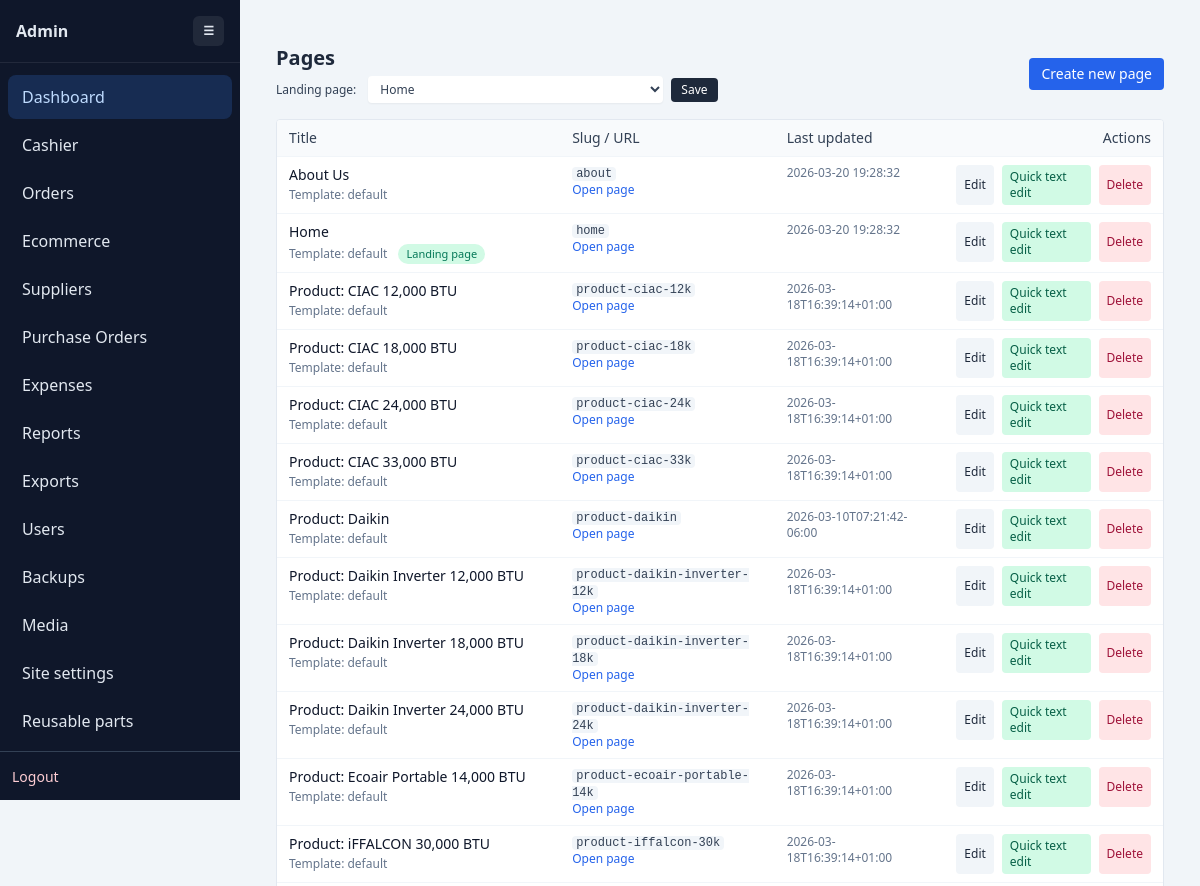
Before: /admin.php (signed in, upper part) with the older database file.
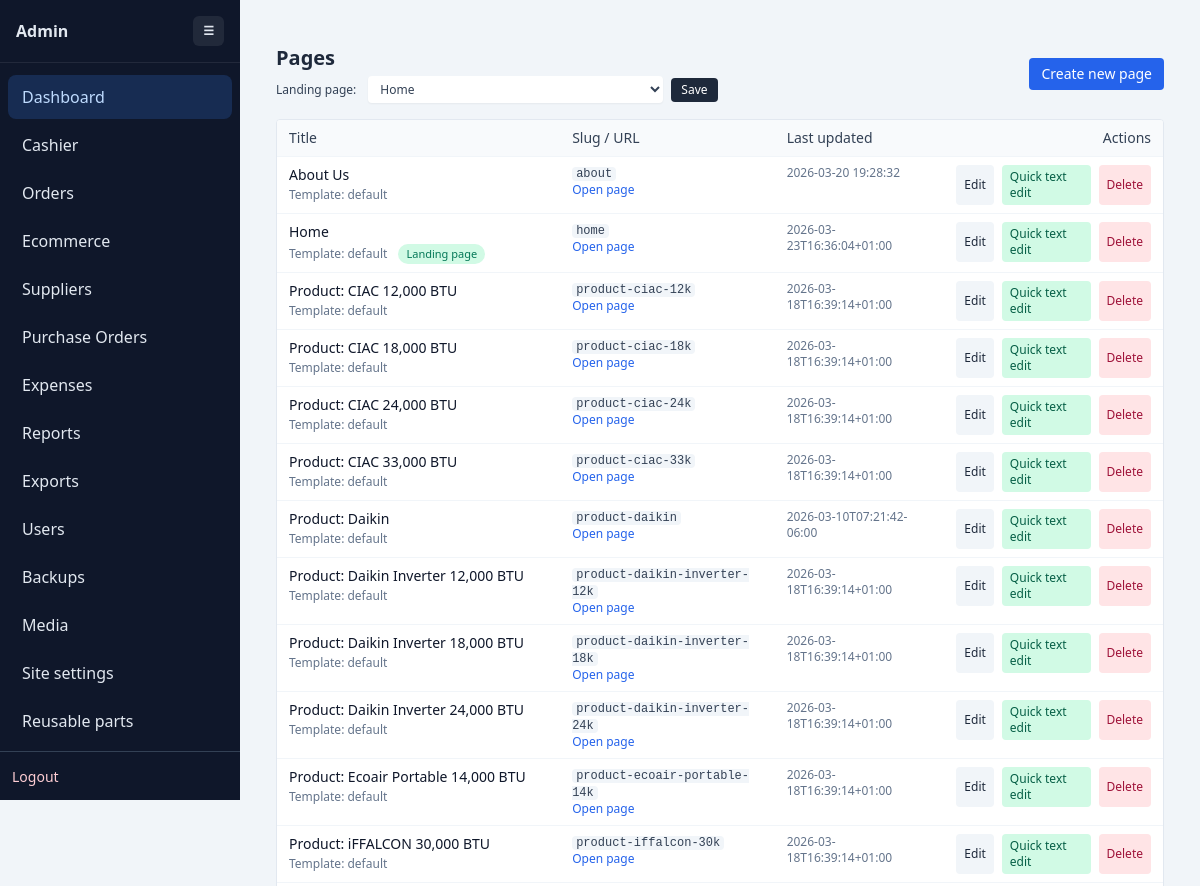
After: the same page with the newer database file.
### tables this page shows
CREATE TABLE settings (
        name TEXT PRIMARY KEY,
        value TEXT NOT NULL
    );

CREATE TABLE pages (
        id TEXT PRIMARY KEY,
        title TEXT NOT NULL,
        slug TEXT NOT NULL UNIQUE,
        content TEXT NOT NULL,
        updated_at TEXT,
        template TEXT NOT NULL DEFAULT "default"
    , page_css TEXT, full_width INTEGER NOT NULL DEFAULT 0, show_title INTEGER NOT NULL DEFAULT 1, show_meta INTEGER NOT NULL DEFAULT 1);

### config.php (called while the page is built, shortened)
<?php
function get_db(): PDO
{
    static $db = null;
    if ($db instanceof PDO) {
        return $db;
    }
    try {
        $db = new PDO('sqlite:' . DB_FILE);
        $db->setAttribute(PDO::ATTR_ERRMODE, PDO::ERRMODE_EXCEPTION);
        $db->setAttribute(PDO::ATTR_DEFAULT_FETCH_MODE, PDO::FETCH_ASSOC);
    } catch (PDOException $e) {
        die('Database connection failed: ' . htmlspecialchars($e->getMessage(), ENT_QUOTES, 'UTF-8'));
    }
    return $db;
}
function load_pages(): array
{
    $db = get_db();
    $stmt = $db->query('SELECT id, title, slug, content, updated_at, template, page_css, full_width, show_title, show_meta FROM pages ORDER BY title COLLATE NOCASE');
    $rows = $stmt->fetchAll();
    if (is_array($rows) && count($rows) > 0) {
        return $rows;
    }
    return [];
}
function get_setting(string $name, ?string $default = null): ?string
{
    $db = get_db();
    $stmt = $db->prepare('SELECT value FROM settings WHERE name = :name LIMIT 1');
    $stmt->execute([':name' => $name]);
    $row = $stmt->fetch(PDO::FETCH_ASSOC);
    if ($row && array_key_exists('value', $row)) {
        return $row['value'];
    }
    return $default;
}

### admin.php (the view, shortened to what this page needs)
<?php
require __DIR__ . '/admin_nav.php';
$pages = load_pages();
$home_page_id = get_setting('home_page_id');
$action = $_GET['action'] ?? 'list';
?>
<!DOCTYPE html>
<html lang="en">
<head>
    <script src="https://cdn.tailwindcss.com"></script>
</head>
<body class="bg-slate-100 min-h-screen">
<?php render_admin_sidebar('dashboard'); ?>
<main class="w-full mx-auto px-4 py-6 max-w-none">
    <?php if ($action === 'list'): ?>
        <div class="flex flex-col gap-2 mb-4 sm:flex-row sm:items-center sm:justify-between">
            <div>
                <h2 class="text-xl font-semibold text-slate-800">Pages</h2>
                <?php if (!empty($pages)): ?>
                    <form method="post" action="admin.php" class="mt-1 flex flex-wrap items-center gap-2 text-xs text-slate-700">
                        <label for="home_page_id" class="mr-1">Landing page:</label>
                        <select id="home_page_id" name="home_page_id" class="rounded border-slate-300 bg-white px-2 py-1 text-xs shadow-sm focus:border-blue-500 focus:ring-blue-500">
                            <?php foreach ($pages as $page_option): ?>
                                <option value="<?php echo htmlspecialchars($page_option['id'], ENT_QUOTES, 'UTF-8'); ?>"
                                    <?php if ($home_page_id === $page_option['id']) echo 'selected'; ?>>
                                    <?php echo htmlspecialchars($page_option['title'], ENT_QUOTES, 'UTF-8'); ?>
                                </option>
                            <?php endforeach; ?>
                        </select>
                        <button type="submit" class="inline-flex items-center rounded bg-slate-800 px-2.5 py-1 text-xs font-medium text-white hover:bg-slate-700">Save</button>
                    </form>
                <?php endif; ?>
            </div>
            <a href="admin.php?action=edit" class="inline-flex items-center px-3 py-1.5 rounded bg-blue-600 hover:bg-blue-700 text-white text-sm">Create new page</a>
        </div>
        <?php if (empty($pages)): ?>
            <p class="text-slate-600 bg-white border rounded px-4 py-3">No pages yet. <a href="admin.php?action=edit" class="text-blue-600 underline">Create your first page</a>.</p>
        <?php else: ?>
            <div class="overflow-hidden rounded border border-slate-200 bg-white">
            <table class="min-w-full text-sm">
                <thead>
                <tr class="bg-slate-50 text-left text-slate-700">
                    <th class="px-3 py-2 font-medium">Title</th>
                    <th class="px-3 py-2 font-medium">Slug / URL</th>
                    <th class="px-3 py-2 font-medium">Last updated</th>
                    <th class="px-3 py-2 font-medium text-right">Actions</th>
                </tr>
                </thead>
                <tbody>
                <?php foreach ($pages as $page): ?>
                    <tr class="border-t border-slate-100">
                        <td class="px-3 py-2 align-top">
                            <div class="font-medium text-slate-900"><?php echo htmlspecialchars($page['title'], ENT_QUOTES, 'UTF-8'); ?></div>
                            <div class="mt-0.5 text-xs text-slate-500">
                                Template: <?php echo htmlspecialchars($page['template'] ?? 'default', ENT_QUOTES, 'UTF-8'); ?>
                                <?php if ($home_page_id === $page['id']): ?>
                                    <span class="ml-2 inline-flex items-center rounded-full bg-emerald-100 px-2 py-0.5 text-[11px] font-medium text-emerald-700">Landing page</span>
                                <?php endif; ?>
                            </div>
                        </td>
                        <td class="px-3 py-2 align-top text-xs text-slate-700">
                            <div><code class="bg-slate-100 px-1 rounded"><?php echo htmlspecialchars($page['slug'], ENT_QUOTES, 'UTF-8'); ?></code></div>
                            <a class="text-blue-600 hover:underline" href="<?php echo htmlspecialchars($page['slug'], ENT_QUOTES, 'UTF-8'); ?>" target="_blank">Open page</a>
                        </td>
                        <td class="px-3 py-2 align-top text-xs text-slate-500"><?php echo htmlspecialchars($page['updated_at'] ?? '', ENT_QUOTES, 'UTF-8'); ?></td>
                        <td class="px-3 py-2 align-top">
                            <div class="flex justify-end gap-2 text-xs">
                                <a class="inline-flex items-center px-2 py-1 rounded bg-slate-100 hover:bg-slate-200 text-slate-800" href="admin.php?action=edit&id=<?php echo urlencode($page['id']); ?>">Edit</a>
                                <a class="inline-flex items-center px-2 py-1 rounded bg-emerald-100 hover:bg-emerald-200 text-emerald-800" href="element_editor.php?id=<?php echo urlencode($page['id']); ?>">Quick text edit</a>
                                <a class="inline-flex items-center px-2 py-1 rounded bg-rose-100 hover:bg-rose-200 text-rose-800" href="admin.php?action=delete&id=<?php echo urlencode($page['id']); ?>"
                                   onclick="return confirm('Delete this page?');">Delete</a>
                            </div>
                        </td>
                    </tr>
                <?php endforeach; ?>
                </tbody>
            </table>
            </div>
        <?php endif; ?>
    <?php endif; ?>
</main>
<?php render_admin_sidebar_close(); ?>
</body>
</html>

### admin_nav.php (shortened to what this page needs)
<?php
function admin_nav_items(): array
{
    return [
        ['label' => 'Dashboard', 'url' => 'admin.php', 'key' => 'dashboard'],
        ['label' => 'Cashier', 'url' => 'pos.php', 'key' => 'pos'],
        ['label' => 'Orders', 'url' => 'orders.php', 'key' => 'orders'],
        ['label' => 'Ecommerce', 'url' => 'ecommerce.php', 'key' => 'ecommerce'],
        ['label' => 'Suppliers', 'url' => 'suppliers.php', 'key' => 'suppliers'],
        ['label' => 'Purchase Orders', 'url' => 'purchase_orders.php', 'key' => 'purchase_orders'],
        ['label' => 'Expenses', 'url' => 'expenses.php', 'key' => 'expenses'],
        ['label' => 'Reports', 'url' => 'reports.php', 'key' => 'reports'],
        ['label' => 'Exports', 'url' => 'exports.php', 'key' => 'exports'],
        ['label' => 'Users', 'url' => 'users.php', 'key' => 'users'],
        ['label' => 'Backups', 'url' => 'backup.php', 'key' => 'backups'],
        ['label' => 'Media', 'url' => 'media.php', 'key' => 'media'],
        ['label' => 'Site settings', 'url' => 'site_settings.php', 'key' => 'settings'],
        ['label' => 'Reusable parts', 'url' => 'parts.php', 'key' => 'parts'],
        ['label' => 'Code snippets', 'url' => 'snippets.php', 'key' => 'snippets'],
        ['label' => 'Shop', 'url' => 'shop.php', 'key' => 'shop'],
    ];
}
function render_admin_sidebar(string $activeKey): void
{
    $items = admin_nav_items();
    ?>
    <div class="admin-shell">
        <aside class="admin-sidebar" id="admin-sidebar">
            <div class="brand">
                <span>Admin</span>
                <button type="button" class="collapse-btn" onclick="toggleSidebar()">☰</button>
            </div>
            <nav class="flex-1 overflow-y-auto py-2">
                <?php foreach ($items as $item): ?>
                    <a href="<?php echo htmlspecialchars($item['url'], ENT_QUOTES, 'UTF-8'); ?>" class="<?php echo $activeKey === $item['key'] ? 'active' : ''; ?>">
                        <span class="label"><?php echo htmlspecialchars($item['label'], ENT_QUOTES, 'UTF-8'); ?></span>
                    </a>
                <?php endforeach; ?>
            </nav>
            <div class="p-3 border-t border-slate-700">
                <a href="login.php?logout=1" class="text-sm text-rose-200 hover:text-rose-100">Logout</a>
            </div>
        </aside>
        <div class="admin-main">
    <?php
}
function render_admin_sidebar_close(): void
{
    echo '</div></div>';
}

### admin_nav.php (style rules this page uses)
.admin-shell { display: flex; min-height: 100vh; background: #f1f5f9; }
.admin-sidebar { width: 240px; background: #0f172a; color: #e2e8f0; display: flex; flex-direction: column; position: sticky; top: 0; height: 100vh; transition: width 0.2s ease; }
.admin-sidebar .brand { padding: 16px; font-weight: 700; font-size: 16px; border-bottom: 1px solid rgba(255,255,255,0.08); display: flex; align-items: center; justify-content: space-between; gap: 8px; }
.admin-sidebar nav a { display: flex; align-items: center; gap: 10px; padding: 10px 14px; color: inherit; text-decoration: none; border-radius: 8px; margin: 4px 8px; transition: background 0.15s; }
.admin-sidebar nav a.active { background: rgba(59,130,246,0.2); color: #bfdbfe; }
.admin-sidebar .collapse-btn { background: rgba(255,255,255,0.08); color: #e2e8f0; border: none; border-radius: 6px; padding: 6px 10px; cursor: pointer; font-size: 12px; }
.admin-main { flex: 1; padding: 20px; }

Changed rows visible on the page:
changed pages "Home": updated_at "2026-03-20 19:28:32" → "2026-03-23T16:36:04+01:00"
